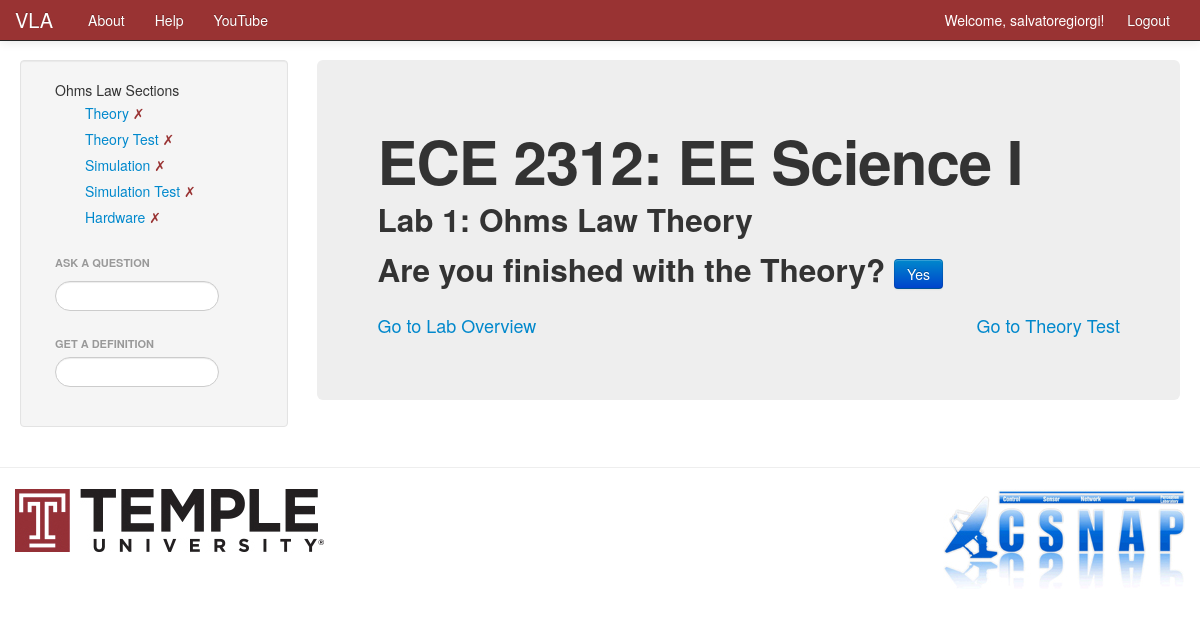
Page /VLA/course/EE_Science_I/Ohms_Law/theory/Ohms_Law_Theory/ (signed in) on the earlier database version.
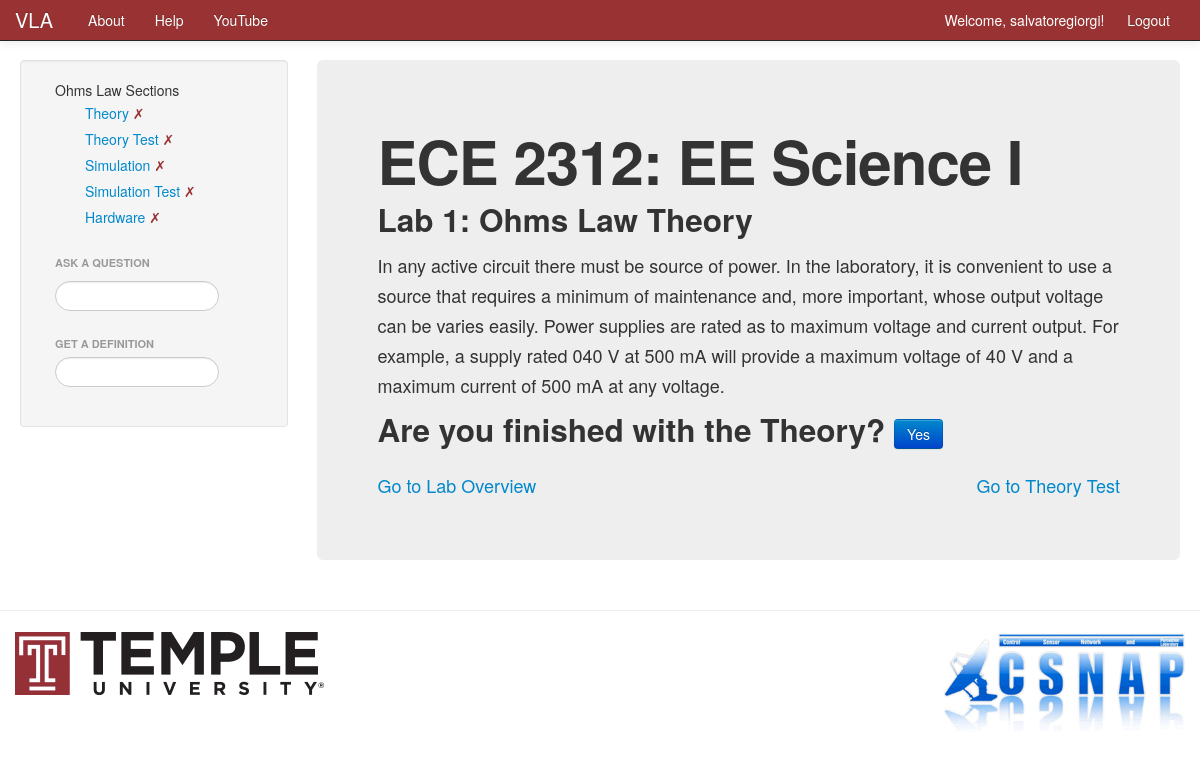
Same page on the later database version.
### VLA/models.py (models this page shows, shortened)
class TheoryElement(models.Model):
    theory = models.ForeignKey(Theory)
    name = models.CharField(max_length=128)
    number = models.IntegerField(default=0)
    text_input = models.TextField(blank=True)
    image_input = models.FileField(upload_to='VLA/static/VLA/images/', blank=True)
    equation_input = models.CharField(max_length=64, blank=True)
    TYPE_CHOICES = (
        ('text', 'text'),
        ('image', 'image'),
        ('equation', 'equation'),
        ('latex', 'latex'),
        ('table', 'table'),
    )
    element_type = models.CharField(choices=TYPE_CHOICES, max_length=8)

### VLA/views.py (the view)
# urls.py: url(r'^course/(?P<course_name_url>\w+)/(?P<lab_name_url>\w+)/theory/(?P<theory_name_url>\w+)/$', views.theory, name='theory'),
def theory(request, course_name_url, lab_name_url, theory_name_url):
    lab_name = lab_name_url.replace('_', ' ')
    course_name = course_name_url.replace('_', ' ')
    theory_name = theory_name_url.replace('_', ' ')
    context_dict = {'lab_name': lab_name}
    context_dict['def_searched'] = False
    context_dict['def_list'] = Node.objects.all()
    try:
        course = Course.objects.get(name=course_name)
        lab = Laboratory.objects.filter(course=course).get(name=lab_name)
        lab.url = lab_name_url
        course.url = course_name_url
        context_dict['lab'] = lab
        context_dict['course'] = course
        context_dict = get_sections(context_dict, lab)
        context_dict['theory_elements'] = TheoryElement.objects.filter(theory=context_dict['theory'])
    except Course.DoesNotExist:
        pass
    if not request.user.is_authenticated():
        return render(request, 'VLA/login.html')
    else:
        if request.method == 'POST':
            context_dict['theory'].is_completed = True
            context_dict['theory'].save()
        return render(request, 'VLA/theory.html', context_dict)

### VLA/templates/VLA/theory.html (shortened to what this page needs)
{% extends 'VLA/base.html' %}
{% load staticfiles %}
{% block sidetitle %}{{ lab_name }} Sections{% endblock %}
{% block sidebar %}
    {% include 'VLA/lab_section_list.html' with labs=labs %}
{% endblock %}
{% block body_block %}
<div class="hero-unit">
    <h1>{{ course.subj }} {{ course.course_number }}: {{ course.name }}</h1>
    <h2>Lab {{ lab.lab_number }}: {{ theory.name }}</h2>
    {% if theory_elements %}
    {% for element in theory_elements %}
        {% if element.element_type == 'text' %}
            <p>{{ element.text_input}}</p>
        {% elif element.element_type == 'image' %}
            <p><center><img src="{% static element.image_input %}"></center></p>
        {% elif element.element_type == 'latex' %}
            <p><center>$${{ element.equation_input}}$$</center></p>
        {% elif element.element_type == 'equation' %}
            <p><center>{{ element.equation_input}}</center></p>
        {% endif %}
    {% endfor %}
    {% endif %}
    {% if not theory.is_completed %}
        <form method="post" action="{% url 'theorytest' course.url lab.url theory.url %}">
            <h2>Are you finished with the Theory? <input class="btn btn-primary" type="submit" name="submit" value="Yes"/></h2>
        </form>
    {% endif %}
    <a href="{% url 'lab' course.url lab.url %}">Go to Lab Overview</a>
    {% if theorytest %}
        <ul class="nav pull-right">
            <a href="{% url 'theorytest' course.url lab.url theorytest.url %}">Go to Theory Test</a>
        </ul>
    {% endif %}
</div>
{% endblock %}

Differences in the rows shown:
now on this page (row edited): TheoryElement: text_input "In any active circuit there must be source of power. In the laboratory, it is convenient to use a source that requires a minimum of maintenance and, more important, whose output voltage can be varies easily. Power supplies are rated as to maximum voltage and current output. For example, a supply rated 040 V at 500 mA will provide a maximum voltage of 40 V and a maximum current of 500 mA at any voltage."
